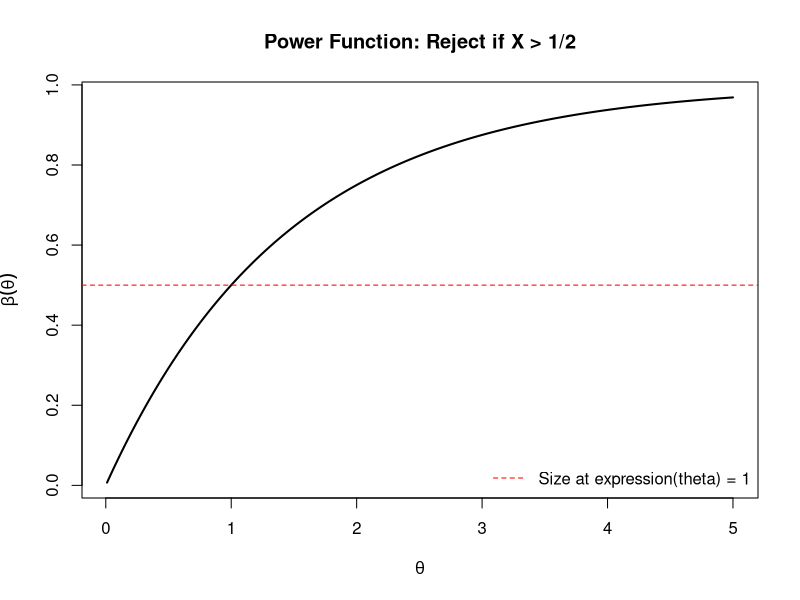

The R script that drew this image:
## ---- chunk 1
# setup
theta_vals <- seq(0.01, 5, length.out = 300)
power_vals <- 1 - (1 / 2^theta_vals)

# plotting 
plot(theta_vals, power_vals, type = "l", lwd = 2,
     xlab = expression(theta), ylab = expression(beta(theta)),
     main = "Power Function: Reject if X > 1/2")

abline(h = 0.5, col = "red", lty = 2)

legend("bottomright", legend = c("Size at expression(theta) = 1"),
       col = c("red"), lty = 2, bty = "n")
